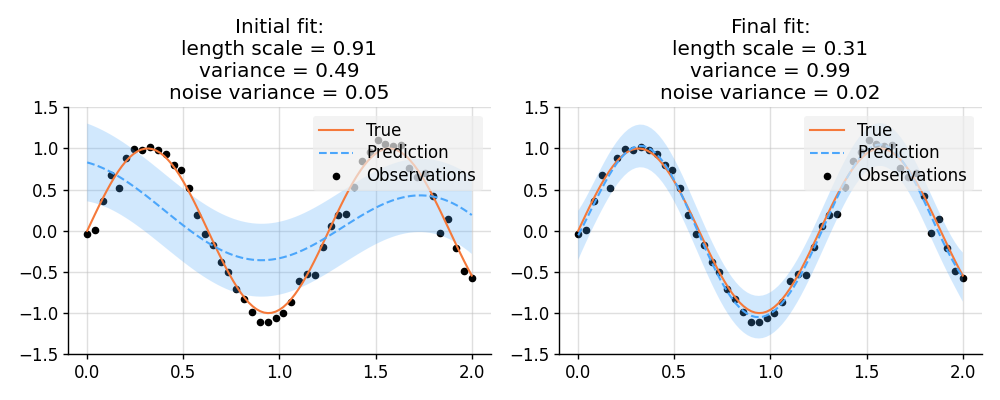

Generate this figure with Python:
import matplotlib.pyplot as plt
from wbml.plot import tweak
import torch
from stheno import EQ, GP
import lab.torch  # torch context necessary for stheno

# Enable to reproduce the same results repeatedly.
# torch.manual_seed(0)


# Sample a true, underlying function and observations with known noise.
x_obs = torch.linspace(0, 2, 50).double()
x = torch.linspace(0, 2, 101).double()
true_func = lambda x: torch.sin(5 * x)
f_true = true_func(x_obs)
true_noise_var = 0.01
y_obs = f_true + (true_noise_var ** 0.5) * torch.randn(x_obs.shape[0]).double()


# Define a positivity constraint.
def positive(variable):
    return torch.exp(variable)


# Construct a model with learnable parameters (positive).
def model(scale, variance, noise_var):
    kernel = positive(variance) * EQ().stretch(positive(scale))
    return GP(kernel), positive(noise_var)


# Define an objective function.
def objective(scale, variance, noise_var):
    f, pos_noise_var = model(scale, variance, noise_var)
    return -f(x_obs, pos_noise_var).logpdf(y_obs)


# Plotting function
def plot_model(scale, variance, noise_var, title_prefix):
    f, pos_noise_var = model(scale, variance, noise_var)
    f_post = f | (f(x_obs, pos_noise_var), y_obs)
    mean, lower, upper = f_post(x, pos_noise_var).marginal_credible_bounds()

    plt.scatter(x_obs, y_obs, label="Observations", style="train", s=20)
    plt.plot(x, true_func(x), label="True", style="test")
    plt.plot(x, mean, label="Prediction", style="pred")
    plt.fill_between(x, lower, upper, style="pred")
    plt.ylim(-1.5, 1.5)
    plt.title(
        title_prefix
        + "\nlength scale = {:.2f}\nvariance = {:.2f}\nnoise variance = {:.2f}".format(
            f.kernel.factor(1).stretches[0].item(),
            f.kernel.factor(0).item(),
            pos_noise_var.item(),
        )
    )
    tweak()


# Create trainable torch variables
scale = torch.empty((), dtype=torch.float64, requires_grad=True)
variance = torch.empty((), dtype=torch.float64, requires_grad=True)
noise_var = torch.empty((), dtype=torch.float64, requires_grad=True)


# Initialise the variables
for param in [scale, variance, noise_var]:
    # Log transform as an inverse transformation to positive (exp) transform
    param.data.fill_(torch.log(torch.rand(())))


# Visualize initial fit
plt.figure(figsize=(10, 4))
plt.subplot(1, 2, 1)
plot_model(scale, variance, noise_var, "Initial fit:")


# Define an optimizer
optimizer = torch.optim.Adam([scale, variance, noise_var], lr=0.1)


# Perform optimization.
n_iters = 50
for _ in range(n_iters):
    optimizer.zero_grad()
    loss = objective(scale, variance, noise_var)
    loss.backward()
    optimizer.step()


# Visualize final fit
plt.subplot(1, 2, 2)
plot_model(scale, variance, noise_var, "Final fit:")
plt.savefig("readme_example13_optimization_torch.png")
plt.show()
